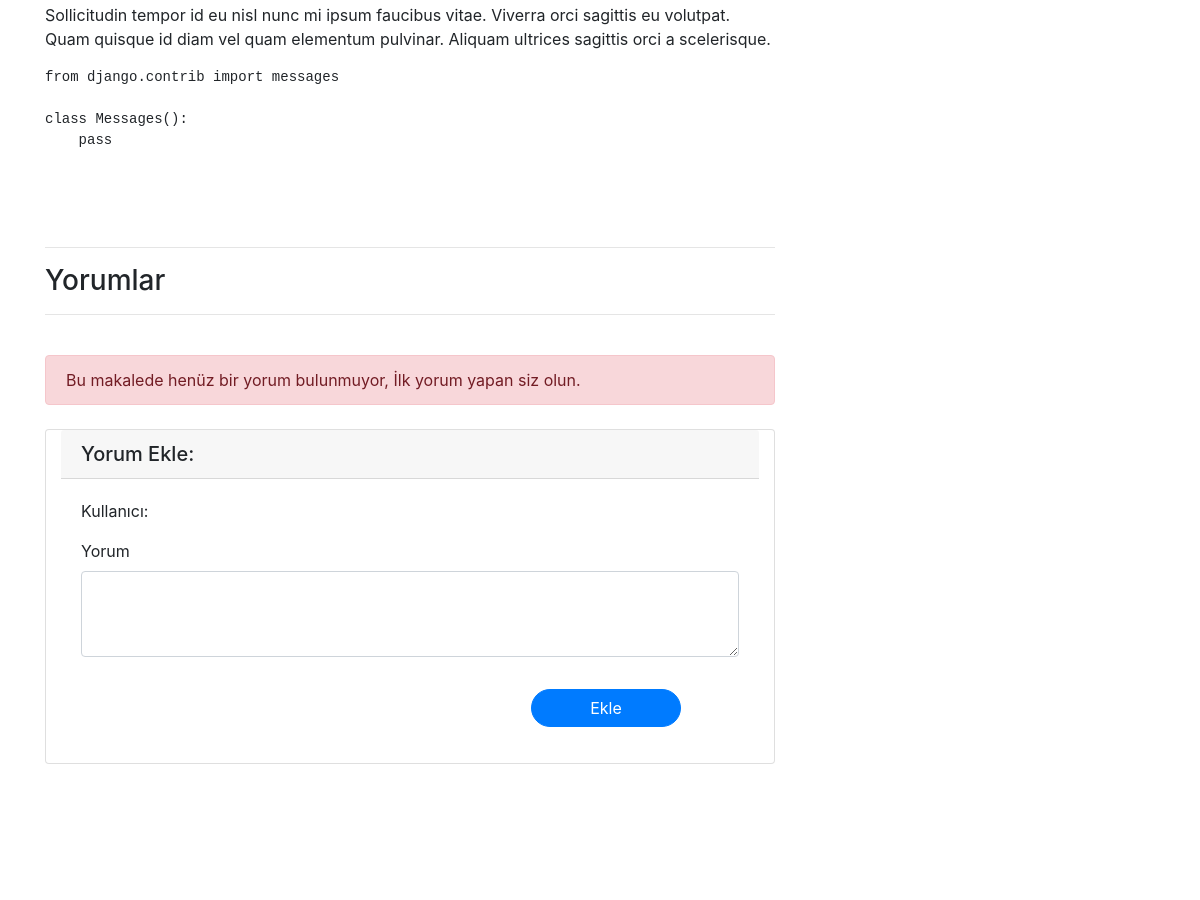
/articles/article/9 (middle part), run on an earlier commit of the app's database.
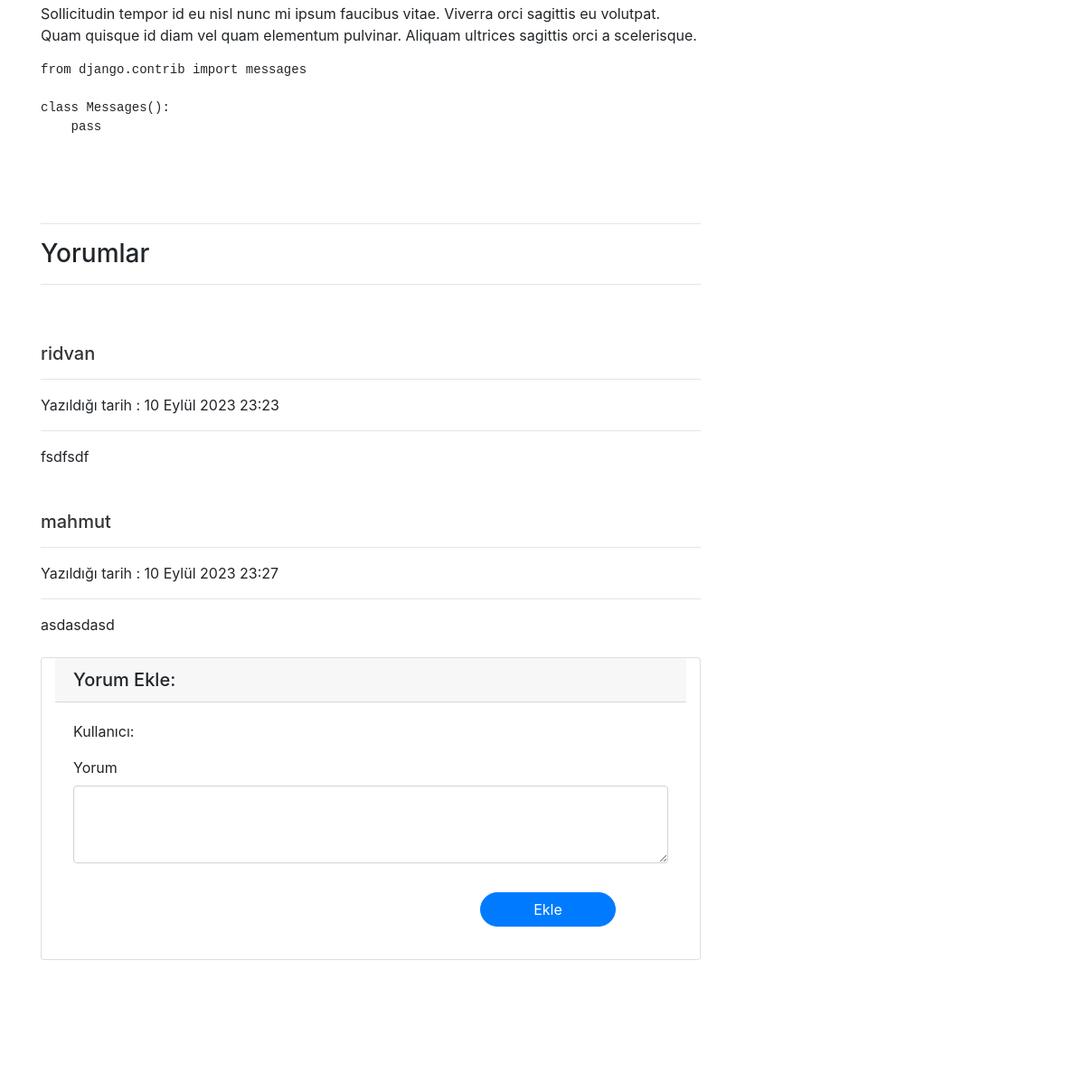
And on a later commit of the database.
### article/models.py (models this page shows, shortened)
class Comment(models.Model):
    article = models.ForeignKey(Article,on_delete=models.CASCADE,verbose_name="Makale",related_name="comments")
    comment_author = models.ForeignKey("auth.User", on_delete=models.CASCADE, verbose_name="Kullanıcı")
    comment_description = models.CharField(max_length=500,verbose_name="Yorum")
    comment_date = models.DateTimeField(auto_now_add=True)
    class Meta:
        ordering = ["comment_date"]

### article/views.py (the view)
# urls.py: path('article/<int:id>', views.detailArticle, name="detailArticle" ),
def detailArticle(request, id):
    article = get_object_or_404(Article, id = id)
    comments = article.comments.all()
    return render(request, "articles/detailArticle.html", {"article":article,"comments":comments})

### templates/articles/detailArticle.html (shortened to what this page needs)
{% extends 'layout.html' %}
{% block body %}
<div class="row">
    <div class="col-lg-8">
                <br>
                <br>
                <br>
                <p class="lead">
                    {{article.description|safe}}
                </p>
    <hr>
    <h3>Yorumlar</h3>
    <hr>
    <br>
    {% if comments %}
    {% for comment in comments %}
    <div class="media mb-4">
        <div class="media-body">
            <br>
          <a class="username-link" href="{% url 'user:profile' %}"><h5 class="mt-50">{{ comment.comment_author.username}}</h5></a>
          <hr>
          Yazıldığı tarih : {{comment.comment_date}} <br>
          <hr>
          {{comment.comment_description}}
        </div>
      </div>
    {% endfor %}
    {% else %}
        <div class="alert alert-danger">
            Bu makalede henüz bir yorum bulunmuyor, İlk yorum yapan siz olun.
        </div>
    {% endif %}
    <div class="card my-4 container">
        <h5 class="card-header">Yorum Ekle:</h5>
        <div class="card-body">
            <form action="{% url 'article:addComment' article.id %}" method="post">
                <div class="form-group">
                    <p>Kullanıcı: {{ request.user.username }}</p>
                </div>
                <div class="form-group">
                    <label for="formGroupExampleInput">Yorum</label>
                    <textarea name="comment_description" class="form-control" rows="3"></textarea>
                </div>
            <button type="submit" class="btn btn-primary my-3 comment-button">Ekle</button>
          </form>
        </div>
    </div>
    </div>
</div>
{% endblock body %}

What changed in the data, as far as the page shows it:
added Comment: comment_author.username "ridvan", comment_date "10 Eylül 2023 23:23", comment_description "fsdfsdf"
added Comment: comment_author.username "mahmut", comment_date "10 Eylül 2023 23:27", comment_description "asdasdasd"
Also different on the page:
text no longer shown: "Bu makalede henüz bir yorum bulunmuyor, İlk yorum yapan siz olun."
